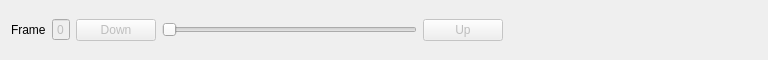
<?xml version="1.0" encoding="UTF-8"?>
<ui version="4.0">
 <class>VideoControlWidget</class>
 <widget class="QWidget" name="VideoControlWidget">
  <property name="geometry">
   <rect>
    <x>0</x>
    <y>0</y>
    <width>768</width>
    <height>60</height>
   </rect>
  </property>
  <property name="windowTitle">
   <string>VideoControlWidget</string>
  </property>
  <layout class="QHBoxLayout" name="horizontalLayout">
   <item>
    <widget class="QLabel" name="label">
     <property name="text">
      <string>Frame</string>
     </property>
    </widget>
   </item>
   <item>
    <widget class="QSpinBox" name="_frameSpinBox">
     <property name="enabled">
      <bool>false</bool>
     </property>
     <property name="buttonSymbols">
      <enum>QAbstractSpinBox::NoButtons</enum>
     </property>
     <property name="maximum">
      <number>0</number>
     </property>
    </widget>
   </item>
   <item>
    <widget class="QPushButton" name="_downButton">
     <property name="enabled">
      <bool>false</bool>
     </property>
     <property name="text">
      <string>Down</string>
     </property>
    </widget>
   </item>
   <item>
    <widget class="QSlider" name="_frameSlider">
     <property name="enabled">
      <bool>false</bool>
     </property>
     <property name="maximum">
      <number>0</number>
     </property>
     <property name="orientation">
      <enum>Qt::Horizontal</enum>
     </property>
    </widget>
   </item>
   <item>
    <widget class="QPushButton" name="_upButton">
     <property name="enabled">
      <bool>false</bool>
     </property>
     <property name="text">
      <string>Up</string>
     </property>
    </widget>
   </item>
   <item>
    <spacer name="horizontalSpacer">
     <property name="orientation">
      <enum>Qt::Horizontal</enum>
     </property>
     <property name="sizeHint" stdset="0">
      <size>
       <width>193</width>
       <height>20</height>
      </size>
     </property>
    </spacer>
   </item>
  </layout>
 </widget>
 <resources/>
 <connections>
  <connection>
   <sender>_frameSpinBox</sender>
   <signal>valueChanged(int)</signal>
   <receiver>VideoControlWidget</receiver>
   <slot>close()</slot>
   <hints>
    <hint type="sourcelabel">
     <x>97</x>
     <y>29</y>
    </hint>
    <hint type="destinationlabel">
     <x>472</x>
     <y>29</y>
    </hint>
   </hints>
  </connection>
  <connection>
   <sender>_downButton</sender>
   <signal>clicked()</signal>
   <receiver>VideoControlWidget</receiver>
   <slot>close()</slot>
   <hints>
    <hint type="sourcelabel">
     <x>193</x>
     <y>29</y>
    </hint>
    <hint type="destinationlabel">
     <x>472</x>
     <y>29</y>
    </hint>
   </hints>
  </connection>
  <connection>
   <sender>_frameSlider</sender>
   <signal>sliderMoved(int)</signal>
   <receiver>VideoControlWidget</receiver>
   <slot>close()</slot>
   <hints>
    <hint type="sourcelabel">
     <x>394</x>
     <y>29</y>
    </hint>
    <hint type="destinationlabel">
     <x>472</x>
     <y>29</y>
    </hint>
   </hints>
  </connection>
  <connection>
   <sender>_upButton</sender>
   <signal>clicked()</signal>
   <receiver>VideoControlWidget</receiver>
   <slot>close()</slot>
   <hints>
    <hint type="sourcelabel">
     <x>595</x>
     <y>29</y>
    </hint>
    <hint type="destinationlabel">
     <x>472</x>
     <y>29</y>
    </hint>
   </hints>
  </connection>
 </connections>
</ui>
